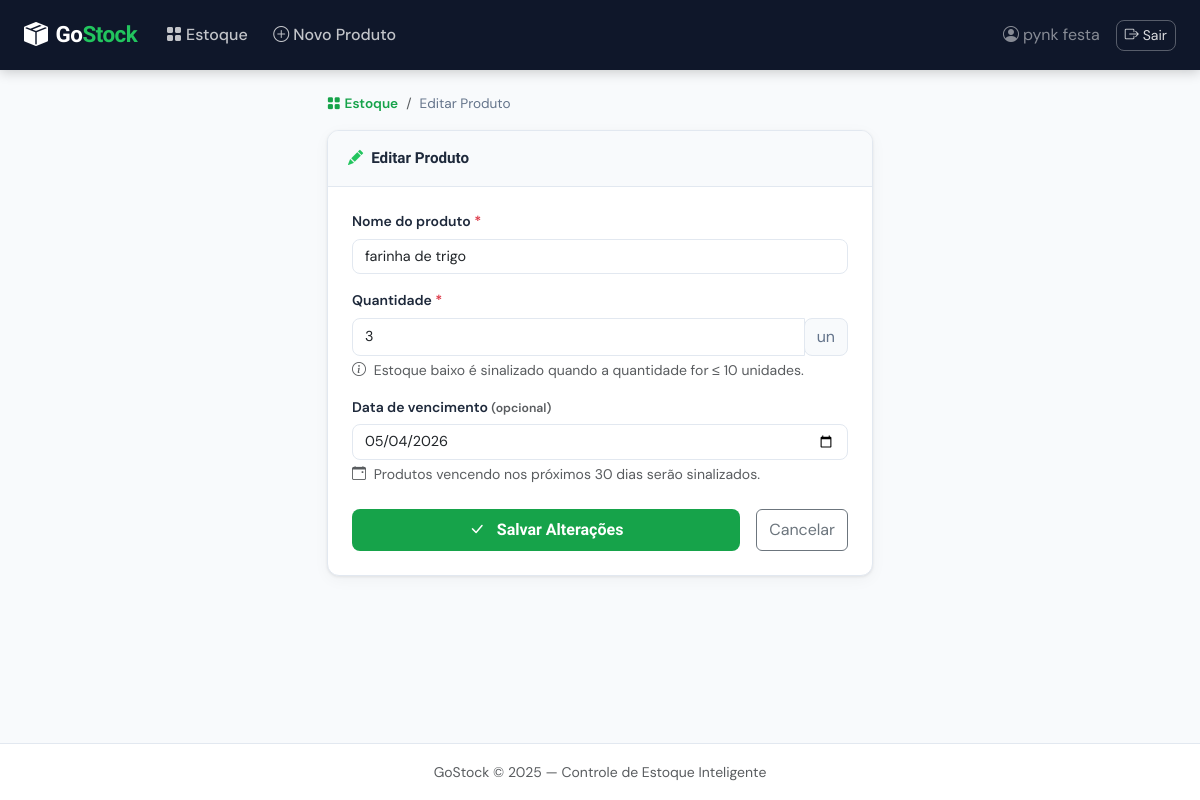
The app's page /editar/2 (signed in) with its own data.
### tables this page shows
CREATE TABLE produtos (
                id INTEGER PRIMARY KEY AUTOINCREMENT,
                nome TEXT NOT NULL,
                quantidade INTEGER NOT NULL DEFAULT 0,
                data_vencimento DATE,
                usuario_id INTEGER NOT NULL
            );

### controllers/produto_controller.py (the view, shortened to what this page needs)
@produtos_bp.route("/editar/<int:id>", methods=["GET", "POST"])
@login_required
def editar(id):
    produto = Produto.buscar_por_id(id)
    if not produto:
        flash("Produto não encontrado.", "danger")
        return redirect(url_for("produtos.listar"))
    return render_template("produtos/form.html", acao="Editar", produto=produto)

### controllers/produto_controller.py (called while the page is built)
def login_required(f):
    @wraps(f)
    def decorated(*args, **kwargs):
        if "usuario_id" not in session:
            flash("Faça login para acessar esta página.", "warning")
            return redirect(url_for("auth.login"))
        return f(*args, **kwargs)
    return decorated

### models/database.py (called while the page is built)
def get_connection():
    conn = sqlite3.connect(DATABASE_PATH)
    conn.row_factory = sqlite3.Row  # Acesso por nome de coluna
    return conn

### models/produto.py (called while the page is built)
    @staticmethod
    def buscar_por_id(id):
        conn = get_connection()
        cursor = conn.execute("SELECT * FROM produtos WHERE id = ?", (id,))
        produto = cursor.fetchone()
        conn.close()
        return dict(produto) if produto else None

### templates/produtos/form.html (shortened to what this page needs)
{% extends "base.html" %}
{% block content %}
<div class="container py-4">
  <div class="row justify-content-center">
    <div class="col-lg-7 col-xl-6">
      <nav aria-label="breadcrumb" class="mb-3">
        <ol class="breadcrumb gs-breadcrumb">
          <li class="breadcrumb-item">
            <a href="{{ url_for('produtos.listar') }}" class="gs-link">
              <i class="bi bi-grid-fill me-1"></i>Estoque
            </a>
          </li>
          <li class="breadcrumb-item active">{{ acao }} Produto</li>
        </ol>
      </nav>
      <div class="gs-card">
        <div class="gs-card-header">
          <i class="bi bi-{% if acao == 'Editar' %}pencil-fill{% else %}plus-circle-fill{% endif %} me-2 gs-accent"></i>
          {{ acao }} Produto
        </div>
        <div class="p-4">
          <form method="POST" novalidate id="formProduto">
            <div class="mb-3">
              <label class="gs-label" for="nome">
                Nome do produto <span class="text-danger">*</span>
              </label>
              <input type="text" class="form-control gs-input" id="nome" name="nome"
                     placeholder="Ex: Arroz Integral 1kg"
                     value="{{ produto.nome if produto else '' }}"
                     required maxlength="200"/>
            </div>
            <div class="mb-3">
              <label class="gs-label" for="quantidade">
                Quantidade <span class="text-danger">*</span>
              </label>
              <div class="input-group">
                <input type="number" class="form-control gs-input" id="quantidade" name="quantidade"
                       placeholder="0" min="0" step="1"
                       value="{{ produto.quantidade if produto else '' }}"
                       required/>
                <span class="input-group-text gs-input-icon">un</span>
              </div>
              <div class="form-text text-muted">
                <i class="bi bi-info-circle me-1"></i>
                Estoque baixo é sinalizado quando a quantidade for ≤ 10 unidades.
              </div>
            </div>
            <div class="mb-4">
              <label class="gs-label" for="data_vencimento">
                Data de vencimento <span class="text-muted small">(opcional)</span>
              </label>
              <input type="date" class="form-control gs-input" id="data_vencimento"
                     name="data_vencimento"
                     value="{{ produto.data_vencimento if produto else '' }}"/>
              <div class="form-text text-muted">
                <i class="bi bi-calendar-event me-1"></i>
                Produtos vencendo nos próximos 30 dias serão sinalizados.
              </div>
            </div>
            <div class="d-flex gap-3">
              <button type="submit" class="btn gs-btn-primary flex-grow-1 py-2">
                <i class="bi bi-{% if acao == 'Editar' %}check-lg{% else %}plus-lg{% endif %} me-2"></i>
                {% if acao == 'Editar' %}Salvar Alterações{% else %}Cadastrar Produto{% endif %}
              </button>
              <a href="{{ url_for('produtos.listar') }}" class="btn btn-outline-secondary py-2">
                Cancelar
              </a>
            </div>
          </form>
        </div>
      </div>
    </div>
  </div>
</div>
{% endblock %}

### static/css/style.css (style rules this page uses)
:root { --gs-primary: #16a34a; --gs-primary-dark: #15803d; --gs-primary-light: #dcfce7; --gs-accent: #22c55e; --gs-bg: #f8fafc; --gs-bg-card: #ffffff; --gs-border: #e2e8f0; --gs-text: #1e293b; --gs-text-muted: #64748b; --gs-navbar-bg: #0f172a; --gs-warning-bg: #fffbeb; --gs-danger-bg: #fef2f2; --gs-radius: 12px; --gs-shadow: 0 1px 3px rgba(0,0,0,.08), 0 4px 16px rgba(0,0,0,.04); --gs-shadow-lg: 0 4px 24px rgba(0,0,0,.12); --font-display: 'Sora', sans-serif; --font-body: 'DM Sans', sans-serif; }
*, *::before, *::after { box-sizing: border-box; }
body { font-family: var(--font-body); background-color: var(--gs-bg); color: var(--gs-text); min-height: 100vh; display: flex; flex-direction: column; }
.gs-accent { color: var(--gs-accent) !important; }
.gs-label { font-weight: 600; font-size: .875rem; color: var(--gs-text); margin-bottom: .4rem; display: block; }
.gs-input { border: 1.5px solid var(--gs-border); border-radius: 8px; font-family: var(--font-body); font-size: .9rem; transition: border-color .2s, box-shadow .2s; background: #fff; }
.gs-input-icon { background: var(--gs-bg); border: 1.5px solid var(--gs-border); color: var(--gs-text-muted); border-radius: 8px !important; }
.gs-btn-primary { background: var(--gs-primary); color: #fff; border: none; border-radius: 8px; font-weight: 600; font-family: var(--font-display); transition: background .2s, transform .1s; }
.gs-link { color: var(--gs-primary); text-decoration: none; font-weight: 600; }
.gs-card { background: var(--gs-bg-card); border: 1.5px solid var(--gs-border); border-radius: var(--gs-radius); box-shadow: var(--gs-shadow); overflow: hidden; }
.gs-card-header { padding: 1rem 1.25rem; background: #f8fafc; border-bottom: 1.5px solid var(--gs-border); font-weight: 600; font-family: var(--font-display); font-size: .95rem; display: flex; align-items: center; }
.gs-breadcrumb { font-size: .85rem; }
.gs-breadcrumb .breadcrumb-item.active { color: var(--gs-text-muted); }

### records on screen
produtos: nome "farinha de trigo", quantidade "3", data_vencimento "05/04/2026"

### other values on screen
{{ session.get('usuario_nome') }} "pynk festa"
{{ acao }} "Editar"
